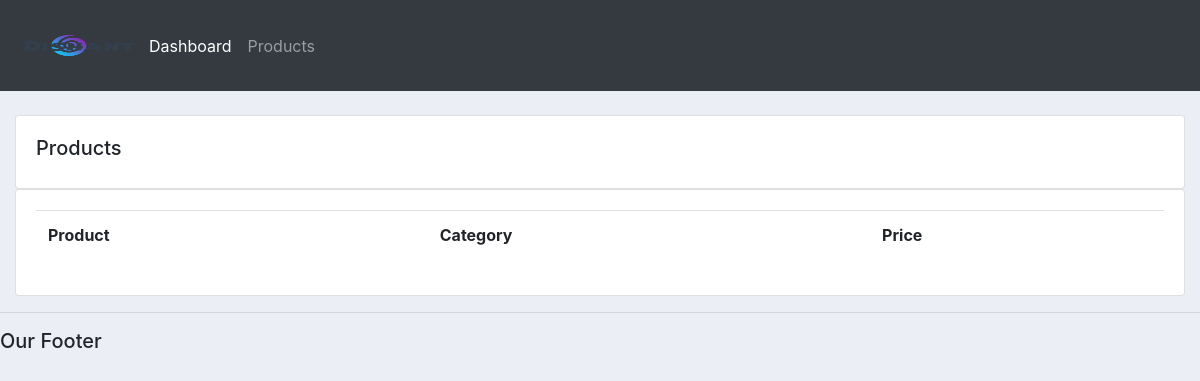
Page /accounts/products/ on the earlier database version.
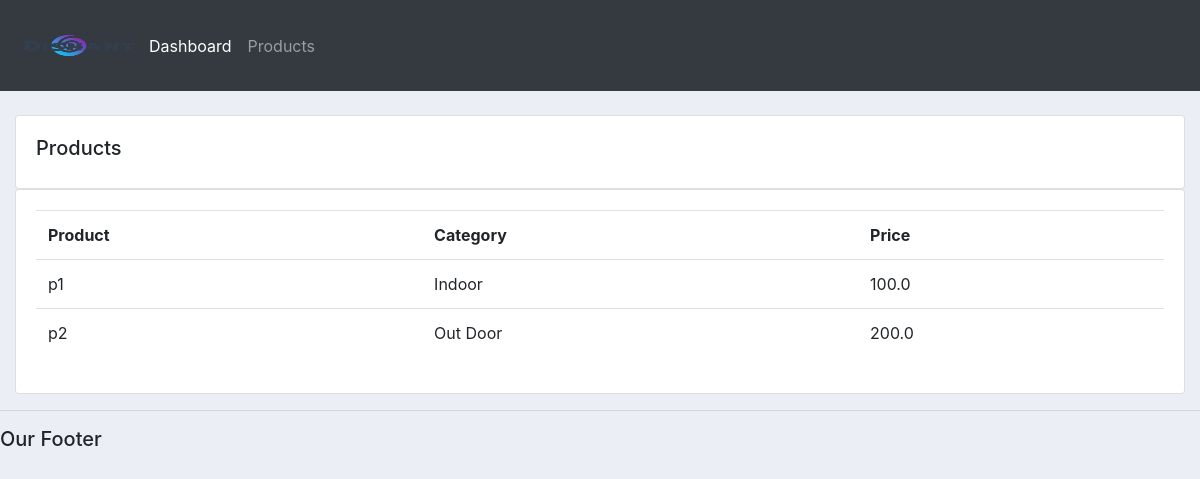
Same page on the later database version.
### accounts/models.py (models this page shows, shortened)
class Product(models.Model):
	CATEGORY = (
			('Indoor', 'Indoor'),
			('Out Door', 'Out Door'),
			)
	name = models.CharField(max_length=64, null=True)
	price = models.FloatField(null=True)
	category = models.CharField(max_length=200, null=True, choices=CATEGORY)
	description = models.CharField(max_length=200, null=True)
	date_created = models.DateTimeField(auto_now_add=True, null=True)
	tags = models.ManyToManyField(Tag)

### accounts/views.py (the view)
# urls.py: path('products/', views.products),
def products(request):
	products = Product.objects.all()
	return render(request, 'accounts/products.html', {
		'products':products
	})

### accounts/templates/accounts/products.html
{% extends 'accounts/main.html' %}
{% block body %}
<br>
<div class="row">
    <div class="col-md">
        <div class="card card-body">
            <h5>Products</h5>
        </div>
        <div class="card card-body">
            <table class="table">
                <tr>
                    <th>Product</th>
                    <th>Category</th>
                    <th>Price</th>
                </tr>
                {% for i in products %}
                    <tr>
                        <td>{{i.name}}</td>
                        <td>{{i.category}}</td>
                        <td>{{i.price}}</td>
                    </tr>
                {% endfor %}
            </table>
        </div>
    </div>
</div>
{% endblock %}

### accounts/templates/accounts/main.html (shortened to what this page needs)
{% load static %}
<!DOCTYPE html>
<html>
    <head>
        <link rel="stylesheet" href="https://stackpath.bootstrapcdn.com/bootstrap/4.3.1/css/bootstrap.min.css">
        <link rel="stylesheet" type="text/css" href="{% static '/css/main.css' %}">
    </head>
    <body>
        {% include 'accounts/navbar.html' %}
        <div class="container-fluid">
            {% block body %}
           {% endblock %}
        </div>
        <hr>
        <h5>Our Footer</h5>
    </body>
</html>

### accounts/templates/accounts/navbar.html (shortened to what this page needs)
{% load static %}
<nav class="navbar navbar-expand-lg navbar-dark bg-dark">
    <img src="{% static 'images/logo.png' %}" height="75" width="125">
    <div class="collapse navbar-collapse" id="navbarNav">
      <ul class="navbar-nav">
        <li class="nav-item active">
          <a class="nav-link" href="#">Dashboard</a>
        </li>
        <li class="nav-item">
          <a class="nav-link" href="#">Products</a>
        </li>
      </ul>
    </div>
  </nav>

### static/css/main.css (style rules this page uses)
body { background-color: #ebeff5; }

Differences in the rows shown:
added Product: name "p1", category "Indoor", price "100.0"
added Product: name "p2", category "Out Door", price "200.0"
